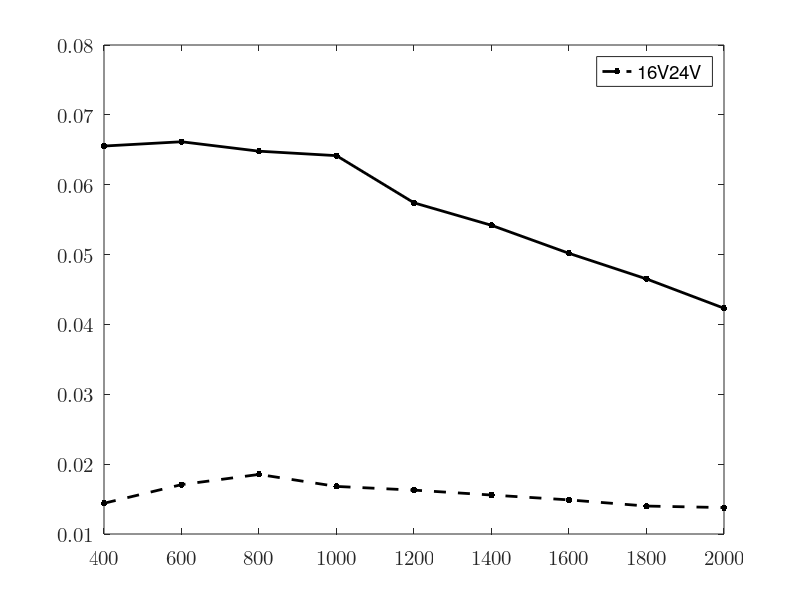

This figure's MATLAB source:
% u =(10:2:26);
% i =[0.065 0.081 0.099 0.117 0.137 0.156 0.177 0.200 0.220];
% v1=[2.795 3.582 4.286 4.648 5.133 6.056 6.587 7.180 7.803];
% r=0.5*103.84*10^(-3);
% s=pi*r*r;
% rho=1.185;
% p0=u.*i
% p1=0.5.*rho.*s.*(v1.^3)
% ita=p1./p0
%
% subplot(1, 2, 1);
% uv=scatter(u, v1, 200, 'k', '.');
% hold on;
% xlim([10, 26])
% xticks(u)
% set(gca, 'FontName', 'Latin Modern Math', 'FontSize', 15);
% xlabel('\fontname{Songti SC}输入电压 \fontname{Latin Modern Math}U/V');
% ylabel('\fontname{Songti SC}风速 \fontname{Latin Modern Math}V_1/(m/s)');
% box on;
% M=[u' ones(9,1)];
% k=M\(v1');
% v1pre=(M*k)';
%
% plot(u, v1pre, '-k', 'LineWidth', 2);
%
% subplot(1, 2, 2);
% plot(v1, ita, '.-k', 'LineWidth', 2, 'MarkerSize', 15);
% set(gca, 'FontName', 'Latin Modern Math', 'FontSize', 15);
% xlabel('\fontname{Songti SC}风速 \fontname{Latin Modern Math}V_1/(m/s)');
% ylabel('\fontname{Songti SC}转换效率 \fontname{Latin Modern Math}\eta');
%

r=(400:200:2000);
u1=[2.40,3.20,3.85,4.10,4.42,4.67,4.88,5.02,5.25];
u2=[5.12,6.30,7.20,8.01,8.30,8.71,8.96,9.15,9.20];
p1=u1.^2./r
p2=u2.^2./r

plot(r, p1, '.--k', 'LineWidth', 2, 'MarkerSize', 15);
hold on;
plot(r, p2, '.-k', 'LineWidth', 2, 'MarkerSize', 15);
set(gca, 'FontName', 'Latin Modern Math', 'FontSize', 15);

xlim([400, 2000])
xticks(r)

legend(['16V', '24V']);
